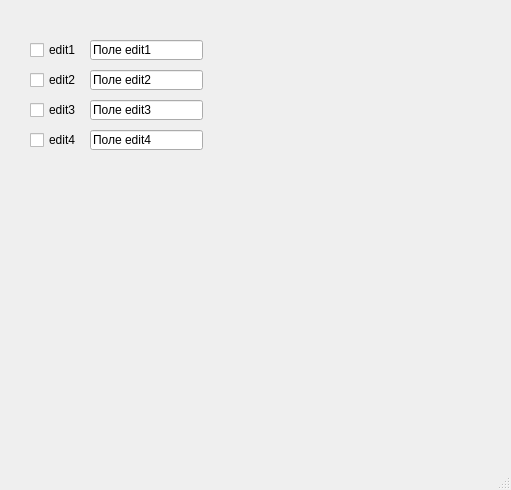
<?xml version="1.0" encoding="UTF-8"?>
<ui version="4.0">
 <class>MainWindow</class>
 <widget class="QMainWindow" name="MainWindow">
  <property name="geometry">
   <rect>
    <x>0</x>
    <y>0</y>
    <width>511</width>
    <height>490</height>
   </rect>
  </property>
  <property name="windowTitle">
   <string>MainWindow</string>
  </property>
  <widget class="QWidget" name="centralwidget">
   <widget class="QCheckBox" name="checkBox">
    <property name="geometry">
     <rect>
      <x>30</x>
      <y>40</y>
      <width>81</width>
      <height>20</height>
     </rect>
    </property>
    <property name="text">
     <string>edit1</string>
    </property>
   </widget>
   <widget class="QCheckBox" name="checkBox_2">
    <property name="geometry">
     <rect>
      <x>30</x>
      <y>70</y>
      <width>81</width>
      <height>20</height>
     </rect>
    </property>
    <property name="text">
     <string>edit2</string>
    </property>
   </widget>
   <widget class="QCheckBox" name="checkBox_3">
    <property name="geometry">
     <rect>
      <x>30</x>
      <y>100</y>
      <width>81</width>
      <height>20</height>
     </rect>
    </property>
    <property name="text">
     <string>edit3</string>
    </property>
   </widget>
   <widget class="QCheckBox" name="checkBox_4">
    <property name="geometry">
     <rect>
      <x>30</x>
      <y>130</y>
      <width>81</width>
      <height>20</height>
     </rect>
    </property>
    <property name="text">
     <string>edit4</string>
    </property>
   </widget>
   <widget class="QLineEdit" name="lineEdit">
    <property name="geometry">
     <rect>
      <x>90</x>
      <y>40</y>
      <width>113</width>
      <height>20</height>
     </rect>
    </property>
    <property name="text">
     <string>Поле edit1</string>
    </property>
   </widget>
   <widget class="QLineEdit" name="lineEdit_2">
    <property name="geometry">
     <rect>
      <x>90</x>
      <y>70</y>
      <width>113</width>
      <height>20</height>
     </rect>
    </property>
    <property name="text">
     <string>Поле edit2</string>
    </property>
   </widget>
   <widget class="QLineEdit" name="lineEdit_3">
    <property name="geometry">
     <rect>
      <x>90</x>
      <y>100</y>
      <width>113</width>
      <height>20</height>
     </rect>
    </property>
    <property name="text">
     <string>Поле edit3</string>
    </property>
   </widget>
   <widget class="QLineEdit" name="lineEdit_4">
    <property name="geometry">
     <rect>
      <x>90</x>
      <y>130</y>
      <width>113</width>
      <height>20</height>
     </rect>
    </property>
    <property name="text">
     <string>Поле edit4</string>
    </property>
   </widget>
  </widget>
  <widget class="QStatusBar" name="statusbar"/>
 </widget>
 <resources/>
 <connections/>
</ui>
